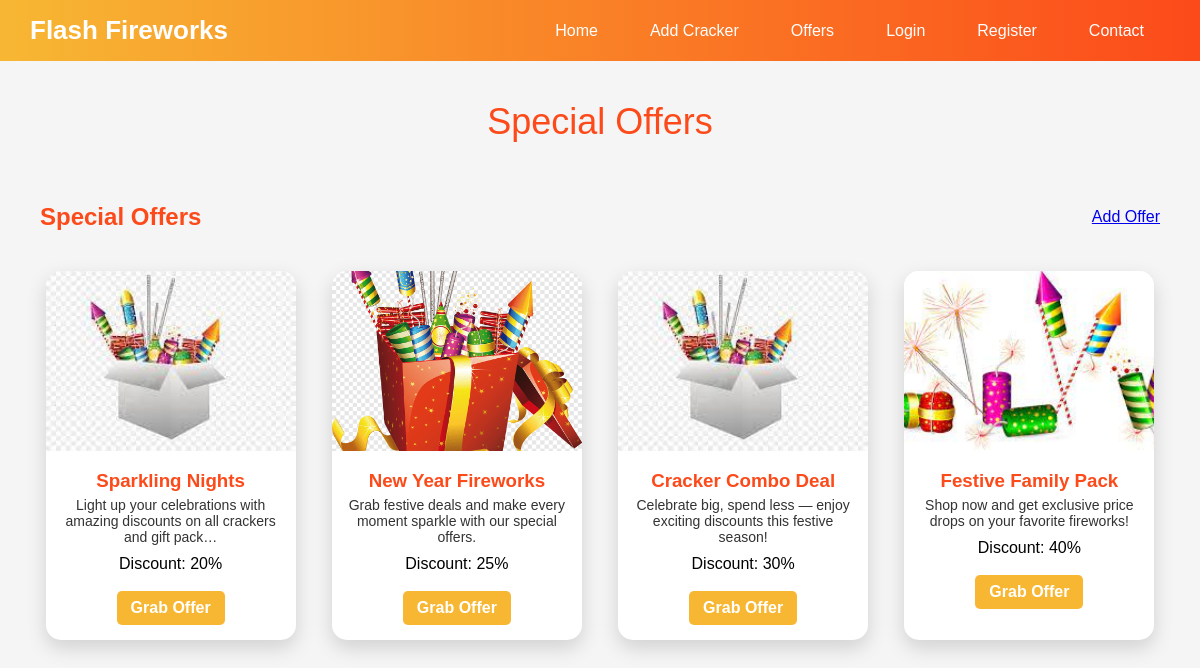
Screenshot of /offers/ with the database file from the repository.
### userapp/models.py (models this page shows, shortened)
class Offer(models.Model):
    title = models.CharField(max_length=100)
    description = models.TextField()
    discount = models.PositiveIntegerField()  # discount in percentage
    image = models.ImageField(upload_to='offers/')  # store images in media/offers/

### userapp/views.py (the view)
# urls.py: path('offers/', views.offers, name='offers'),
def offers(request):
    offers_list = Offer.objects.all()
    return render(request, 'offers.html', {'offers': offers_list})

### templates/offers.html (shortened to what this page needs)
<!DOCTYPE html>
<html lang="en">
<head>
</head>
<body>
  <div class="navbar">
    <h1>Flash Fireworks</h1>
    <ul class="nav-links">
      <li><a href="{% url 'home' %}">Home</a></li>
      <li><a href="{% url 'add_cracker' %}">Add Cracker</a></li>
      <li><a href="{% url 'offers' %}">Offers</a></li>
      <li><a href="{% url 'login' %}">Login</a></li>
      <li><a href="{% url 'register' %}">Register</a></li>
      <li><a href="{% url 'contact' %}">Contact</a></li>
    </ul>
  </div>
  <div class="page-title">Special Offers</div>
<div style="display:flex; justify-content:space-between; align-items:center; padding:20px 40px; flex-wrap:wrap;">
  <h2 style="color:#fc4a1a;">Special Offers</h2>
  <a href="{% url 'add_offer' %}" class="btn">Add Offer</a>
</div>
  <div class="grid-container">
    {% for offer in offers %}
    <div class="grid-item">
      <div class="card">
        <img src="{{ offer.image.url }}" alt="{{ offer.title }}">
        <div class="card-content">
          <h3>{{ offer.title }}</h3>
          <p>{{ offer.description|truncatechars:80 }}</p>
          <span>Discount: {{ offer.discount }}%</span><br><br>
          <a href="#" class="btn">Grab Offer</a>
        </div>
      </div>
    </div>
    {% empty %}
    <p style="text-align:center;">No offers available right now!</p>
    {% endfor %}
  </div>
</body>
</html>

### templates/offers.html (style rules this page uses)
* { margin:0; padding:0; box-sizing:border-box; font-family:'Poppins',sans-serif; }
body { background:#f5f5f5; color:#000; }
.navbar { display:flex; justify-content:space-between; align-items:center; padding:15px 30px; background:linear-gradient(to right,#f7b733,#fc4a1a); color:#fff; flex-wrap: wrap; }
.navbar h1 { font-size:26px; font-weight:bold; }
.nav-links { list-style:none; display:flex; flex-wrap:wrap; }
.nav-links li { margin:0 12px; }
.nav-links a { text-decoration:none; color:#fff; padding:8px 14px; border-radius:5px; transition:0.3s; }
.page-title { text-align:center; padding:40px 20px; font-size:36px; color:#fc4a1a; }
.grid-container { display:grid; grid-template-columns:repeat(auto-fit,minmax(250px,1fr)); gap:25px; padding:20px 40px 60px 40px; }
.grid-item { display:flex; justify-content:center; }
.card { width: 250px; background: #fff; border-radius: 15px; box-shadow: 0px 8px 20px rgba(0,0,0,0.15); overflow: hidden; transition: transform 0.3s, box-shadow 0.3s; text-align:center; }
.card img { width: 100%; height: 180px; object-fit: cover; }
.card-content { padding: 15px; }
.card-content h3 { color: #fc4a1a; margin-bottom:5px; }
.card-content p { color:#333; font-size:14px; margin-bottom:10px; }
.card-content .btn { display:inline-block; text-decoration:none; color:#fff; background:#f7b733; padding:8px 14px; border-radius:5px; font-weight:bold; transition:0.3s; }

### rows the page displays
Offer: image (picture), title "Sparkling Nights", description "Light up your celebrations with amazing discounts on all crackers and gift pack…", discount "20"
Offer: image (picture), title "New Year Fireworks", description "Grab festive deals and make every moment sparkle with our special offers.", discount "25"
Offer: image (picture), title "Cracker Combo Deal", description "Celebrate big, spend less — enjoy exciting discounts this festive season!", discount "30"
Offer: image (picture), title "Festive Family Pack", description "Shop now and get exclusive price drops on your favorite fireworks!", discount "40"
